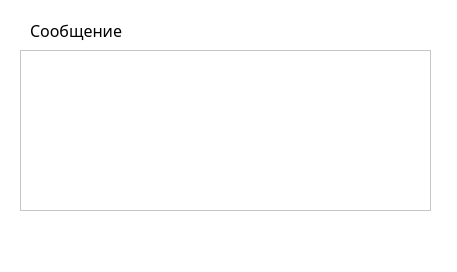
<?xml version="1.0" encoding="UTF-8"?>
<ui version="4.0">
 <class>sub_form</class>
 <widget class="QDialog" name="sub_form">
  <property name="geometry">
   <rect>
    <x>0</x>
    <y>0</y>
    <width>457</width>
    <height>272</height>
   </rect>
  </property>
  <property name="font">
   <font>
    <family>Segoe UI</family>
    <pointsize>12</pointsize>
    <italic>false</italic>
   </font>
  </property>
  <property name="windowTitle">
   <string>Подписчик</string>
  </property>
  <property name="layoutDirection">
   <enum>Qt::LeftToRight</enum>
  </property>
  <property name="styleSheet">
   <string notr="true">background-color: rgb(255, 255, 255);</string>
  </property>
  <widget class="QLabel" name="sub_message_lable">
   <property name="geometry">
    <rect>
     <x>30</x>
     <y>20</y>
     <width>121</width>
     <height>21</height>
    </rect>
   </property>
   <property name="font">
    <font>
     <family>Cascadia Code SemiLight</family>
     <pointsize>12</pointsize>
     <italic>false</italic>
    </font>
   </property>
   <property name="text">
    <string>Сообщение</string>
   </property>
  </widget>
  <widget class="QLabel" name="label_for_connect_result">
   <property name="geometry">
    <rect>
     <x>40</x>
     <y>230</y>
     <width>271</width>
     <height>16</height>
    </rect>
   </property>
   <property name="text">
    <string/>
   </property>
  </widget>
  <widget class="QTextEdit" name="textEdit">
   <property name="geometry">
    <rect>
     <x>20</x>
     <y>50</y>
     <width>411</width>
     <height>161</height>
    </rect>
   </property>
  </widget>
 </widget>
 <resources/>
 <connections/>
</ui>
